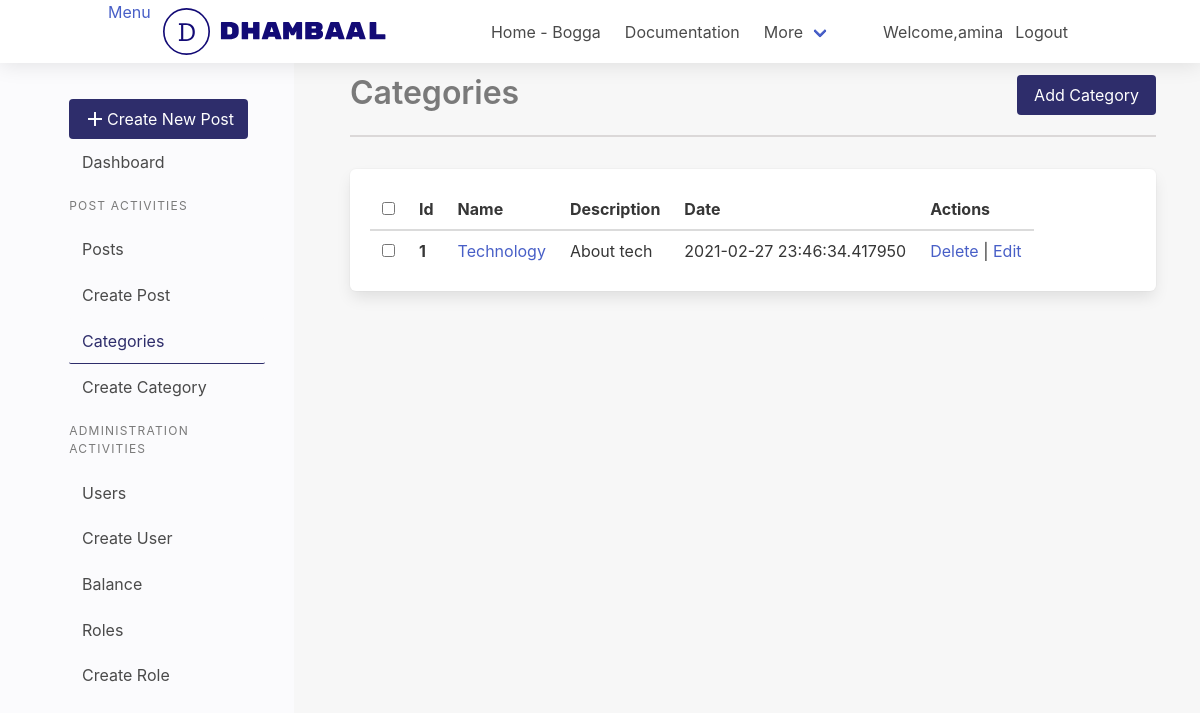
The app's page /dashboard/categories (signed in) with its own data.
### app/auth/models/User.py (models this page shows, shortened)
class User(db.Model, UserMixin):
    __tablename__ = 'users'
    id = db.Column(db.Integer, primary_key=True)
    email = db.Column(db.String(255), unique=True)
    username = db.Column(db.String(80), unique=True)
    name = db.Column(db.String(120), nullable=True)
    password = db.Column(db.String(255))
    role = db.Column(db.String(80), default="User")
    confirmed_at = db.Column(db.DateTime())

### app/dashboard/models/category.py (models this page shows, shortened)
@dataclass
class Category(db.Model):
    __name__ = "category"
    id: int = db.Column(db.Integer, nullable=False, primary_key=True)
    name: str = db.Column(db.String(80), nullable=False, unique=True)
    description: str = db.Column(db.Text)
    created_at: datetime = db.Column(
        db.DateTime, nullable=False, default=datetime.utcnow)
    modified_at: datetime = db.Column(
        db.DateTime, nullable=False, default=datetime.utcnow, onupdate=datetime.utcnow)

### app/dashboard/dashboard.py (the view)
@dashboard_bp.route('/categories')
def get_categories():
    categories = Category.query.all()
    return render_template("categories/list.html", categories=categories)

### app/auth/models/User.py (called while the page is built)
@login_manger.user_loader
def load_user(user_id):
    return User.query.get_or_404(int(user_id))

### app/dashboard/templates/categories/list.html
{% extends 'layout/base.html'%}
{% from "macro.html" import section_heading with context %}
{%block content%}
{{section_heading(title="Categories",link="dashboard.create_category",btn_text="Add
Category")}}
{%if not categories %}
  <div class="box">
    <p>No Categories yet</p>
  </div>
{%else%}
<table class="table box">
  <thead>
    <tr>
      <th><input type="checkbox" /></th>
      <th>Id</th>
      <th>Name</th>
      <th>Description</th>
      <th>Date</th>
      <th>Actions</th>
    </tr>
  </thead>
  <tbody>
    {% for category in categories %}
    <tr>
      <th><input type="checkbox" /></th>
      <th>{{ category.id }}</th>
      <td><a href="#">{{ category.name }}</a></td>
      <td>{{ category.description }}</td>
      <td>{{ category.created_at}}</td>
      <td>
        <a href="{{url_for('dashboard.delete_category',id=category.id)}}" onclick="confirm('Are you sure?')">Delete</a> |
        <a href="{{url_for('dashboard.update_category',id=category.id)}}">Edit</a>
      </td>
    </tr>
    {%endfor%}
  </tbody>
</table>
{%endif%}
{%endblock content%}

### app/dashboard/templates/layout/header.html (shortened to what this page needs)
<nav class="navbar" role="navigation" aria-label="main navigation">
  <div class="container">
    <div class="navbar-brand">
      <a id="sidebar-hide">Menu</a>
      <a class="navbar-item" href="{{url_for('dashboard.index')}}">
      </a>
    </div>
    <div id="nav-links" class="navbar-menu">
      <div class="navbar-start">
        <a class="navbar-item"> Home - Bogga </a>
        <a class="navbar-item"> Documentation </a>
        <div class="navbar-item has-dropdown is-hoverable">
          <a class="navbar-link"> More </a>
        </div>
      </div>
      <div class="navbar-end">
        <div class="navbar-item">
        {%if current_user.is_authenticated%}
          <p>Welcome,{{current_user.username}}</p>
           <a class="navbar-item" href="{{url_for('auth.logout')}}"> Logout </a>
          {%endif%}
        </div>
      </div>
    </div>
  </div>
</nav>

### app/site/static/css/main.css (style rules this page uses)
* { margin:0; box-sizing: border-box; }
.container { width:85%; }
.navbar { box-shadow: 0 2px 20px rgba(0, 0, 0, 0.1); }
.navbar-brand { margin-right: 5rem; }

### records on screen
User: username "amina"
Category: id "1", name "Technology", description "About tech", created_at "2021-02-27 23:46:34.417950"

### other values on screen
{{ title }} "Categories"
{{ btn_text }} "Add Category"
